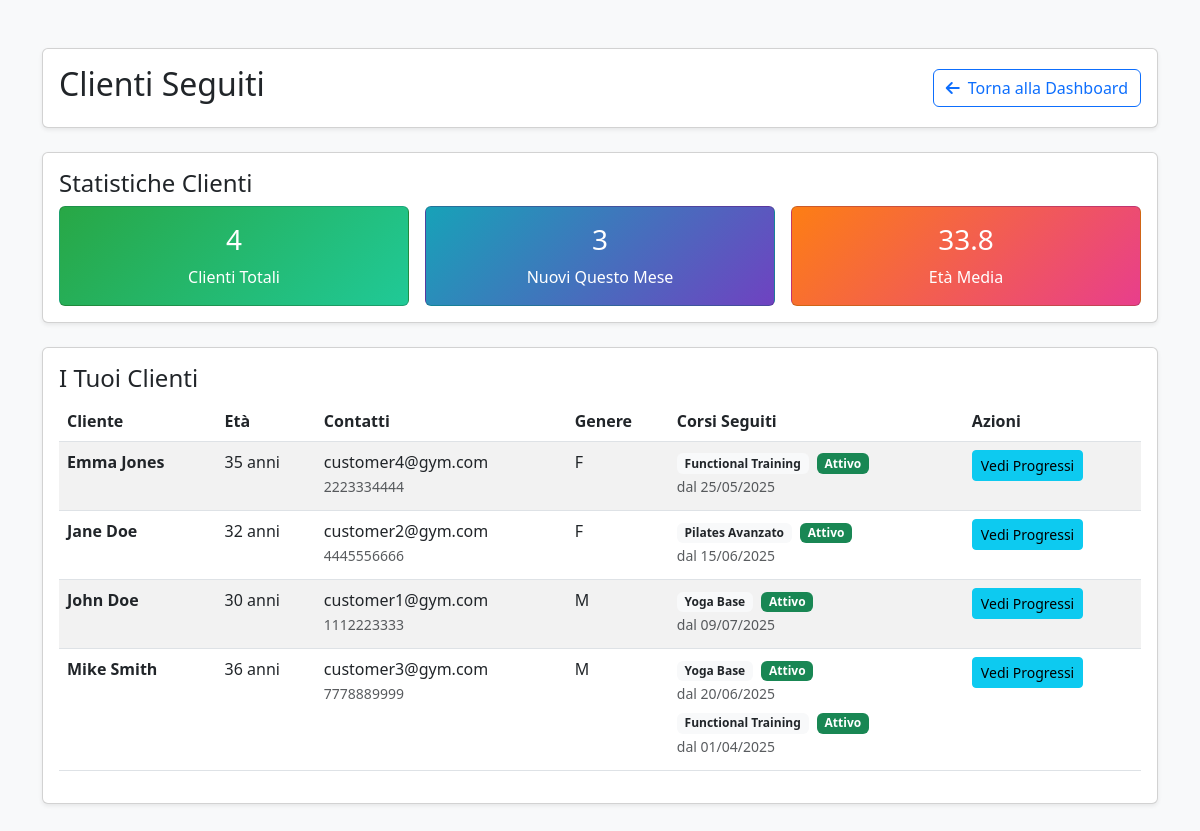
The page /trainer_customers.php (signed in) on the database its author committed.
### tables this page shows
CREATE TABLE ENROLLMENT (
    customerID INT NOT NULL,
    courseID INT NOT NULL,
    enrollmentDate DATE DEFAULT (CURRENT_DATE),
    PRIMARY KEY (customerID, courseID),
    FOREIGN KEY (customerID) REFERENCES USERS(userID) ON DELETE CASCADE,
    FOREIGN KEY (courseID) REFERENCES COURSES(courseID) ON DELETE CASCADE
);

CREATE TABLE USERS (
    userID INT PRIMARY KEY AUTO_INCREMENT,
    email VARCHAR(255) UNIQUE NOT NULL,
    password VARCHAR(255) NOT NULL,
    userName VARCHAR(100) NOT NULL,
    firstName VARCHAR(100) NOT NULL,
    lastName VARCHAR(100) NOT NULL,
    birthDate DATE,
    gender ENUM('M', 'F', 'Other'),
    phoneNumber VARCHAR(20),
    role ENUM('customer', 'trainer', 'admin') DEFAULT 'customer'
);

CREATE TABLE COURSES (
    courseID INT PRIMARY KEY AUTO_INCREMENT,
    name VARCHAR(255) NOT NULL,
    description TEXT,
    maxParticipants INT DEFAULT 20,
    startDate DATE,
    finishDate DATE
);

### trainer_customers.php (the view, shortened to what this page needs)
<?php
require_once 'config.php';
$trainerID = $_SESSION['userID'];
$stmt = $conn->prepare("
    SELECT DISTINCT u.userID, u.firstName, u.lastName, u.email, u.phoneNumber, u.birthDate, u.gender,
           e.enrollmentDate, c.name as course_name, c.courseID, c.finishDate
    FROM USERS u
    JOIN ENROLLMENT e ON u.userID = e.customerID
    JOIN COURSES c ON e.courseID = c.courseID
    JOIN TEACHING t ON c.courseID = t.courseID
    WHERE t.trainerID = ? AND u.role = 'customer'
    ORDER BY u.firstName, u.lastName, e.enrollmentDate DESC
");
$stmt->bind_param('i', $trainerID);
$stmt->execute();
$customers = $stmt->get_result()->fetch_all(MYSQLI_ASSOC);
$groupedCustomers = [];
foreach ($customers as $customer) {
    $customerID = $customer['userID'];
    if (!isset($groupedCustomers[$customerID])) {
        $groupedCustomers[$customerID] = [
            'info' => $customer,
            'courses' => []
        ];
    }
    $today = new DateTime();
    $finishDate = new DateTime($customer['finishDate']);
    if ($finishDate >= $today) {
        $status = 'active';
    } else {
        $status = 'completed';
    }
    $groupedCustomers[$customerID]['courses'][] = [
        'courseID' => $customer['courseID'],
        'name' => $customer['course_name'],
        'enrollmentDate' => $customer['enrollmentDate'],
        'status' => $status
    ];
}
function calcAge($birthDate) {
    try {
        $birth = new DateTime($birthDate);
        $now = new DateTime();
        return $now->diff($birth)->y;
    } catch (Exception $e) {
        return 'N/A';
    }
}
function getTrainerCustomerStats($conn, $trainerID) {
    $stmt = $conn->prepare("
        SELECT COUNT(DISTINCT e.customerID) as total
        FROM ENROLLMENT e
        JOIN COURSES c ON e.courseID = c.courseID
        JOIN TEACHING t ON c.courseID = t.courseID
        WHERE t.trainerID = ? AND c.finishDate >= CURDATE()
    ");
    $stmt->bind_param('i', $trainerID);
    $stmt->execute();
    $totalCustomers = $stmt->get_result()->fetch_assoc()['total'];
    $stmt = $conn->prepare("
        SELECT COUNT(DISTINCT e.customerID) as active
        FROM ENROLLMENT e
        JOIN COURSES c ON e.courseID = c.courseID
        JOIN TEACHING t ON c.courseID = t.courseID
        WHERE t.trainerID = ?
        AND c.finishDate >= CURDATE()
        AND e.enrollmentDate >= DATE_SUB(CURDATE(), INTERVAL 30 DAY)
    ");
    $stmt->bind_param('i', $trainerID);
    $stmt->execute();
    $activeThisMonth = $stmt->get_result()->fetch_assoc()['active'];
    $stmt = $conn->prepare("
        SELECT u.birthDate
        FROM USERS u
        JOIN ENROLLMENT e ON u.userID = e.customerID
        JOIN COURSES c ON e.courseID = c.courseID
        JOIN TEACHING t ON c.courseID = t.courseID
        WHERE t.trainerID = ? AND u.birthDate IS NOT NULL AND c.finishDate >= CURDATE()
    ");
    $stmt->bind_param('i', $trainerID);
    $stmt->execute();
    $result = $stmt->get_result();
    $ages = [];
    while ($row = $result->fetch_assoc()) {
        $age = calcAge($row['birthDate']);
        if (is_numeric($age)) {
            $ages[] = $age;
        }
    }
    $avgAge = !empty($ages) ? round(array_sum($ages) / count($ages), 1) : 0;
    return [
        'total' => $totalCustomers,
        'activeThisMonth' => $activeThisMonth,
        'avgAge' => $avgAge
    ];
}
$stats = getTrainerCustomerStats($conn, $trainerID);
?>
<!DOCTYPE html>
<html lang="it">
<head>
    <link href="https://cdnjs.cloudflare.com/ajax/libs/bootstrap/5.3.0/css/bootstrap.min.css" rel="stylesheet" />
    <link href="https://cdnjs.cloudflare.com/ajax/libs/font-awesome/6.0.0/css/all.min.css" rel="stylesheet" />
</head>
<body class="bg-light">
<div class="container py-5">
    <div class="card shadow-sm mb-4">
        <div class="card-body">
            <div class="d-flex justify-content-between align-items-center">
                <div>
                    <h2>Clienti Seguiti</h2>
                </div>
                <div>
                    <a href="dashboard.php" class="btn btn-outline-primary">
                        <i class="fas fa-arrow-left me-2"></i>Torna alla Dashboard
                    </a>
                </div>
            </div>
        </div>
    </div>
    <?php if (!isset($_GET['view_progress'])): ?>
        <div class="card mb-4 shadow-sm">
            <div class="card-body">
                <h4>Statistiche Clienti</h4>
                <div class="row g-3">
                    <div class="col-md-4">
                        <div class="card text-white h-100" style="background: linear-gradient(135deg, #28a745 0%, #20c997 100%);">
                            <div class="card-body text-center d-flex flex-column justify-content-center">
                                <h3><?= $stats['total'] ?></h3>
                                <p class="mb-0">Clienti Totali</p>
                            </div>
                        </div>
                    </div>
                    <div class="col-md-4">
                        <div class="card text-white h-100" style="background: linear-gradient(135deg, #17a2b8 0%, #6f42c1 100%);">
                            <div class="card-body text-center d-flex flex-column justify-content-center">
                                <h3><?= $stats['activeThisMonth'] ?></h3>
                                <p class="mb-0">Nuovi Questo Mese</p>
                            </div>
                        </div>
                    </div>
                    <div class="col-md-4">
                        <div class="card text-white h-100" style="background: linear-gradient(135deg, #fd7e14 0%, #e83e8c 100%);">
                            <div class="card-body text-center d-flex flex-column justify-content-center">
                                <h3><?= $stats['avgAge'] ?></h3>
                                <p class="mb-0">Età Media</p>
                            </div>
                        </div>
                    </div>
                </div>
            </div>
        </div>
        <div class="card shadow-sm mb-4">
            <div class="card-body">
                <h4>I Tuoi Clienti</h4>
                <?php if (!empty($groupedCustomers)): ?>
                    <div class="table-responsive">
                        <table class="table table-striped">
                            <thead>
                                <tr>
                                    <th>Cliente</th>
                                    <th>Età</th>
                                    <th>Contatti</th>
                                    <th>Genere</th>
                                    <th>Corsi Seguiti</th>
                                    <th>Azioni</th>
                                </tr>
                            </thead>
                            <tbody>
                                <?php foreach ($groupedCustomers as $customerData):
                                    $customer = $customerData['info'];
                                    $courses = $customerData['courses'];
                                ?>
                                <tr>
                                    <td>
                                        <strong><?= htmlspecialchars($customer['firstName'] . ' ' . $customer['lastName']) ?></strong>
                                    </td>
                                    <td><?= calcAge($customer['birthDate']) ?> anni</td>
                                    <td>
                                        <div><?= htmlspecialchars($customer['email']) ?></div>
                                        <?php if ($customer['phoneNumber']): ?>
                                            <small class="text-muted"><?= htmlspecialchars($customer['phoneNumber']) ?></small>
                                        <?php endif; ?>
                                    </td>
                                    <td><?= htmlspecialchars($customer['gender']) ?></td>
                                    <td>
                                        <?php foreach ($courses as $course): ?>
                                            <div class="mb-1">
                                                <span class="badge bg-light text-dark me-1">
                                                    <?= htmlspecialchars($course['name']) ?>
                                                </span>
                                                <span class="badge bg-<?= $course['status'] === 'active' ? 'success' : 'secondary' ?> me-1">
                                                    <?= $course['status'] === 'active' ? 'Attivo' : 'Completato' ?>
                                                </span>
                                                <br><small class="text-muted">dal <?= date('d/m/Y', strtotime($course['enrollmentDate'])) ?></small>
                                            </div>
                                        <?php endforeach; ?>
                                    </td>
                                    <td>
                                        <a href="?view_progress=<?= $customer['userID'] ?>" class="btn btn-sm btn-info">
                                            Vedi Progressi
                                        </a>
                                    </td>
                                </tr>
                                <?php endforeach; ?>
                            </tbody>
                        </table>
                    </div>
                <?php endif; ?>
            </div>
        </div>
    <?php endif; ?>
</div>
</body>
</html>

### rows shown on the page
enrollment: customerID.lastName "Emma Jones", customerID.birthDate "35", customerID.email "customer4@gym.com", customerID.phoneNumber "2223334444", customerID.gender "F", courseID.name "Functional Training", enrollmentDate "25/05/2025"
enrollment: customerID.lastName "Jane Doe", customerID.birthDate "32", customerID.email "customer2@gym.com", customerID.phoneNumber "4445556666", customerID.gender "F", courseID.name "Pilates Avanzato", enrollmentDate "15/06/2025"
enrollment: customerID.lastName "John Doe", customerID.birthDate "30", customerID.email "customer1@gym.com", customerID.phoneNumber "1112223333", customerID.gender "M", courseID.name "Yoga Base", enrollmentDate "09/07/2025"
enrollment: customerID.lastName "Mike Smith", customerID.birthDate "36", customerID.email "customer3@gym.com", customerID.phoneNumber "7778889999", customerID.gender "M", courseID.name "Yoga Base", enrollmentDate "20/06/2025"
enrollment: courseID.name "Functional Training", enrollmentDate "01/04/2025"

### other values the page prints
$stats['total'] "4"
$stats['activeThisMonth'] "3"
$stats['avgAge'] "33.8"
